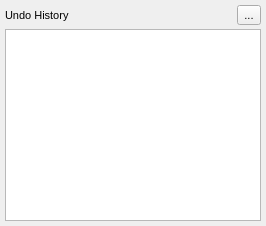
            <widget class="QWidget" name="tab_14">
             <property name="maximumSize">
              <size>
               <width>16777213</width>
               <height>16777215</height>
              </size>
             </property>
             <property name="font">
              <font>
               <pointsize>8</pointsize>
               <kerning>true</kerning>
              </font>
             </property>
             <attribute name="title">
              <string>Undo</string>
             </attribute>
             <layout class="QVBoxLayout" name="verticalLayout_22">
              <property name="spacing">
               <number>4</number>
              </property>
              <property name="leftMargin">
               <number>5</number>
              </property>
              <property name="topMargin">
               <number>5</number>
              </property>
              <property name="rightMargin">
               <number>5</number>
              </property>
              <property name="bottomMargin">
               <number>5</number>
              </property>
              <item>
               <layout class="QHBoxLayout" name="horizontalLayout_24">
                <item>
                 <widget class="QLabel" name="label_4">
                  <property name="text">
                   <string>Undo History</string>
                  </property>
                 </widget>
                </item>
                <item>
                 <spacer name="horizontalSpacer_4">
                  <property name="orientation">
                   <enum>Qt::Horizontal</enum>
                  </property>
                  <property name="sizeHint" stdset="0">
                   <size>
                    <width>40</width>
                    <height>20</height>
                   </size>
                  </property>
                 </spacer>
                </item>
                <item>
                 <widget class="QToolButton" name="toolButton_16">
                  <property name="text">
                   <string>...</string>
                  </property>
                 </widget>
                </item>
               </layout>
              </item>
              <item>
               <widget class="QUndoView" name="undoView"/>
              </item>
             </layout>
            </widget>
